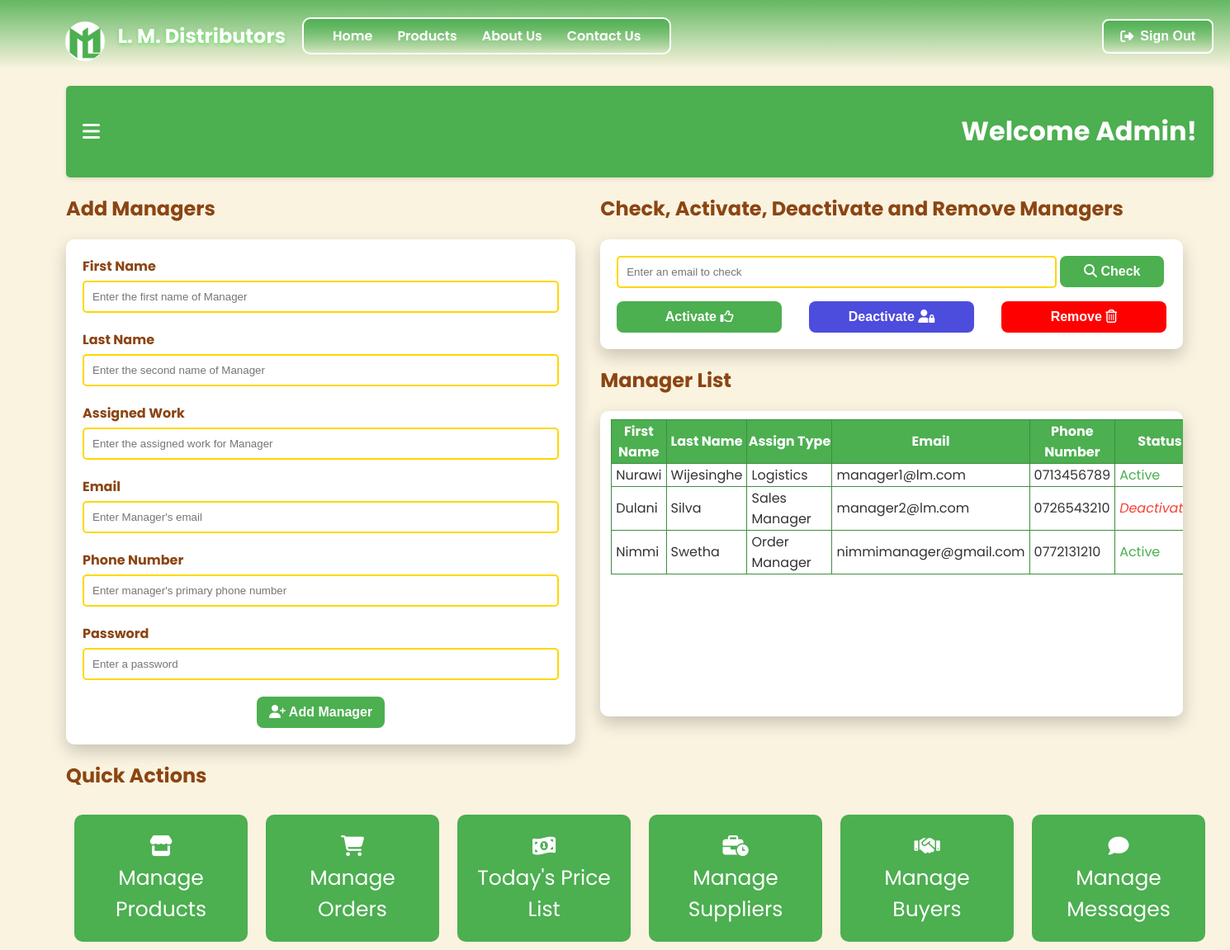
The page /manageManagers.php (signed in) on the database its author committed.
### tables this page shows
CREATE TABLE `user_info` (
  `userID` int(11) NOT NULL,
  `email` varchar(255) NOT NULL,
  `password` varchar(255) NOT NULL,
  `fName` varchar(100) NOT NULL,
  `lName` varchar(100) NOT NULL,
  `dob` date NOT NULL,
  `phone1` varchar(15) NOT NULL,
  `phone2` varchar(15) DEFAULT NULL,
  `address` text NOT NULL,
  `image` varchar(255) DEFAULT NULL,
  `type` enum('admin','manager','customer','supplier','buyer') NOT NULL,
  `assignType` varchar(50) DEFAULT NULL,
  `status` enum('active','inactive') NOT NULL,
  `last_logout` datetime DEFAULT NULL
);

### manageManagers.php (the view, shortened to what this page needs)
<?php
    require_once 'config.php';
    if (isset($_SESSION['user_fName']) && $_SESSION['user_type'] == 'admin') {
        $dob = $_SESSION['user_dob'];
        $today = date('m-d');
        $birthday = date('m-d', strtotime($dob));
        if($today === $birthday) {
            $greeting = "Happy Birthday ".$_SESSION['user_fName']."!";
        }
        else {
            $greeting = "Welcome ".$_SESSION['user_fName']."!";
        }
        $sql = "SELECT * FROM user_info WHERE type = 'manager';";
        $result = mysqli_query($conn, $sql);
    }
    else {
        header('Location: login.php');
        exit();
    }
?>
<!DOCTYPE html>
<html lang="en">
<head>
    <link rel="stylesheet" href="./css/manageManagers.css">
    <link rel="stylesheet" href="https://cdnjs.cloudflare.com/ajax/libs/font-awesome/6.0.0-beta3/css/all.min.css">
</head>
<body>
    <?php include 'header.php'; ?>
    <div class="container">
        <div class="main-content">
            <div class="topbar">
                <i class="fas fa-bars" id="toggle-sidebar" title="Open Dashboard"></i>
                <h1><?php echo $greeting; ?></h1>
            </div>
            <section class="mainSeparation">
                <div class="addManager">
                    <h2>Add Managers</h2>
                    <form action="manageManagers.php" method="POST" class="addForm">
                        <div class="form-group">
                            <label for="first-name">First Name</label>
                            <input type="text" id="first-name" name="first-name" placeholder="Enter the first name of Manager" required>
                        </div>
                        <div class="form-group">
                            <label for="last-name">Last Name</label>
                            <input type="text" id="last-name" name="last-name" placeholder="Enter the second name of Manager">
                        </div>
                        <div class="form-group">
                            <label for="assignWork">Assigned Work</label>
                            <input type="text" id="assignWork" name="assignWork" placeholder="Enter the assigned work for Manager">
                        </div>
                        <div class="form-group">
                            <label for="email">Email</label>
                            <input type="email" id="email" name="email" placeholder="Enter Manager's email" required>
                        </div>
                        <div class="form-group">
                            <label for="phone1">Phone Number</label>
                            <input type="tel" id="phone1" name="phone1" placeholder="Enter manager's primary phone number">
                        </div>
                        <div class="form-group">
                            <label for="password">Password</label>
                            <input type="password" name="password" placeholder="Enter a password">
                        </div>
                        <center>
                            <button type="submit" id="addBtn" name="addBtn" title="Click to add manager"><i class="fa-solid fa-user-plus"></i> Add Manager</button>
                        </center>
                    </form>
                </div>
                <div class="rightSide">
                    <div class="checkManager">
                        <h2>Check, Activate, Deactivate and Remove Managers</h2>
                        <div class="checkCard">
                            <form action="manageManagers.php" method="POST">
                                <input type="text" id="checkmail" name="checkMail" placeholder="Enter an email to check"
                                       value="<?php echo isset($_POST['checkMail']) ? htmlspecialchars($_POST['checkMail']) : ''; ?>"
                                       required>
                                <button type="submit" id="checkMailBtn" name="checkMailBtn" title="Check Availability">
                                    <i class="fa-solid fa-magnifying-glass"></i> Check
                                </button>
                                <div class="btns">
                                    <button type="submit" id="activate" name="activate" title="Activate">Activate <i class="fa-regular fa-thumbs-up"></i></button>
                                    <button type="submit" id="deactivate" name="deactivate" title="Deactivate">Deactivate <i class="fa-solid fa-user-lock"></i></button>
                                    <button type="submit" id="remove" name="remove" title="Remove">Remove <i class="fa-regular fa-trash-can"></i></button>
                                </div>
                            </form>
                        </div>
                    </div>
                    <div class="managerList">
                        <h2>Manager List</h2>
                        <div class="custom-scroll">
                            <div class="content" id="scrollable-content">
                                <table class="listTable" border="1px">
                                    <tr>
                                        <th class="tFName">First Name</th>
                                        <th class="tLName">Last Name</th>
                                        <th class="tType">Assign Type</th>
                                        <th class="tMail">Email</th>
                                        <th class="tPhone">Phone Number</th>
                                        <th class="tStatus">Status</th>
                                    </tr>
                                    <?php while($row = $result->fetch_assoc()): ?>
                                    <tr>
                                        <td><?php echo $row['fName']; ?></td>
                                        <td><?php echo $row['lName']; ?></td>
                                        <td><?php echo $row['assignType']; ?></td>
                                        <td><?php echo $row['email']; ?></td>
                                        <td><?php echo $row['phone1']; ?></td>
                                        <td><?php echo $row['status'] == 'active'
                                                    ? "<span style='color: #4CAF50;'>Active</span>"
                                                    : "<span style='color: #f44336; font-style: italic; text-align: center;'>Deactivated</span>";
                                            ?></td>
                                    </tr>
                                    <?php endwhile; ?>
                                </table>
                            </div>
                        </div>
                    </div>
                </div>
            </section>
            <h2 class="quickH2">Quick Actions</h2>
            <div class="quick">
                <div class="card">
                    <a href="./manageProducts.php" title="Products Management"><i class="fa-solid fa-store"></i><br>Manage Products</a>
                </div>
                <div class="card">
                    <a href="./manageOrders.php" title="Orders Management"><i class="fa-solid fa-cart-shopping"></i><br>Manage Orders</a>
                </div>
                <div class="card">
                    <a href="./todayPrice.php" title="Buyers & Sellers price list"><i class="fa-solid fa-money-bill-1-wave"></i><br>Today's Price List</a>
                </div>
                <div class="card">
                    <a href="./supplyManagement.php" title="Suppliers Management"><i class="fa-solid fa-business-time"></i><br>Manage Suppliers</a>
                </div>
                <div class="card">
                    <a href="./buyersManagement.php" title="Buyers Management"><i class="fa-solid fa-handshake"></i><br>Manage Buyers</a>
                </div>
                <div class="card">
                    <a href="./manageMessages.php" title="Messages Management"><i class="fa-solid fa-comment"></i><br>Manage Messages</a>
                </div>
            </div>
        </div>
    </div>
</body>
</html>

### css/manageManagers.css (style rules this page uses)
body { margin: 0; font-family: 'Poppins', sans-serif; background-color: #FAF3E0; color: #333; }
.container { display: flex; height: 100vh; }
.main-content { flex-grow: 1; padding: 20px; margin-left: 60px; }
.topbar { display: flex; align-items: center; justify-content: space-between; padding: 10px 20px; background-color: #4CAF50; border-radius: 5px; box-shadow: 0 2px 5px rgba(0, 0, 0, 0.1); }
.topbar i { font-size: 24px; cursor: pointer; color: #fff; }
.topbar h1 { color: #fff; }
.mainSeparation { display: flex; justify-content: space-between; }
.addManager, .checkManager { width: 95%; }
.mainSeparation h2, .quickH2 { color: #8B4513; }
.addForm { border: none; border-radius: 10px; background-color: #fff; max-width: 600px; padding: 20px; box-shadow: 0 8px 20px rgba(0, 0, 0, 0.2); animation: fadeIn 1s ease-in-out; }
.form-group { margin-bottom: 20px; text-align: left; }
.addForm label { font-weight: bold; display: block; color: #8B4513; margin-bottom: 5px; }
.addForm input { width: 100%; padding: 10px; border: 2px solid #FFD700; border-radius: 5px; box-sizing: border-box; }
#addBtn { background-color: #4CAF50; color: white; border: none; padding: 10px 15px; border-radius: 8px; font-size: 16px; font-weight: bold; cursor: pointer; transition: transform 0.4s ease; }
.rightSide { margin-left: 30px; }
.checkManager { width: 95%; }
.checkCard { border: none; border-radius: 10px; background-color: #fff; height: fit-content; padding: 20px; box-shadow: 0 8px 20px rgba(0, 0, 0, 0.2); animation: fadeIn 1s ease-in-out; }
#checkmail { padding: 10px; width: 80%; border: 2px solid #FFD700; border-radius: 5px; box-sizing: border-box; }
#checkMailBtn { padding: 10px; border: none; width: 19%; border-radius: 8px; background-color: #4CAF50; font-weight: bold; font-size: 16px; color: #fff; }
.btns { display: flex; justify-content: space-between; }
#activate, #deactivate, #remove { padding: 10px; font-size: 16px; font-weight: bold; width: 30%; border: none; border-radius: 8px; color: #fff; transition: transform 0.4s ease; }
#activate { background-color: #4CAF50; }
#deactivate { background-color: rgb(76, 76, 221); }
#remove { background-color: red; }
.custom-scroll { padding-top: 10px; border: none; border-radius: 10px; background-color: #fff; width: 95%; height: 360px; overflow: hidden; position: relative; box-shadow: 0 8px 20px rgba(0, 0, 0, 0.2); animation: fadeIn 1s ease-in-out; }
.content { height: 360px; overflow-y: scroll; overflow-x: scroll; scroll-behavior: smooth; padding-right: 10px; padding-left: 13px; box-sizing: content-box; }
.listTable { border-collapse: collapse; border: 1px solid #3E8E41; }
.listTable th { background-color: #4CAF50; color: #fff; }
.listTable td { background-color: #fff; padding-left: 5px; padding-right: 5px; }
.tStatus { min-width: 100px; }
.tType { min-width: 100px; }
.quick { display: flex; justify-content: space-between; }
.card { border: none; border-radius: 10px; padding: 20px; margin: 10px; width: 170px; background-color: #4CAF50; cursor: pointer; text-align: center; transition: transform 1s ease; }
.card a { text-decoration: none; font-size: 25px; color: #fff; }

### rows shown on the page
user_info: fName "Nurawi", lName "Wijesinghe", assignType "Logistics", email "manager1@lm.com", phone1 "0713456789", status "Active"
user_info: fName "Dulani", lName "Silva", assignType "Sales Manager", email "manager2@lm.com", phone1 "0726543210", status "Deactivated"
user_info: fName "Nimmi", lName "Swetha", assignType "Order Manager", email "nimmimanager@gmail.com", phone1 "0772131210", status "Active"

### other values the page prints
$greeting "Welcome Admin!"
